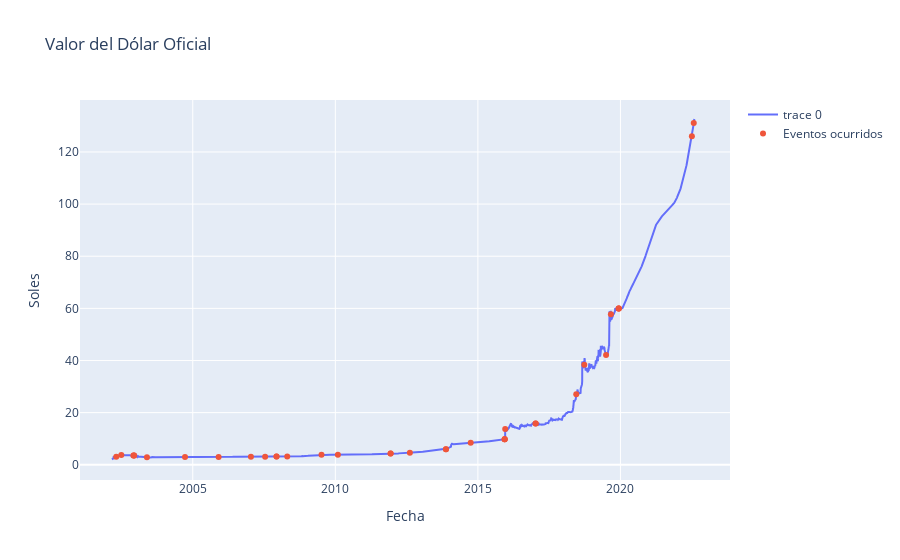

The notebook cell saved with this chart:
### Code cell
fig = go.Figure()
fig.add_trace(go.Scatter(x = table['fecha'], y = table['dolar_o'], mode='lines'))
fig.add_trace(go.Scatter(x = eventos['fecha'], y = eventos['dolar_o'], mode='markers', name='Eventos ocurridos'))
fig.update_layout(
    title='Valor del Dólar Oficial',
    xaxis_title = 'Fecha',
    yaxis_title = 'Soles')

### Figure 1 — Plotly figure (JSON) as saved in the notebook; plotly's stock layout.template omitted (floating-point values rounded to 4 significant figures; data arrays with more than 128 entries replaced by an {"elided": "..."} marker saying what was removed)
{"data": [{"mode": "lines", "type": "scatter", "x": {"elided": "7468 str values"}, "y": {"elided": "7468 float values"}}, {"mode": "markers", "name": "Eventos ocurridos", "type": "scatter", "x": ["2002-04-27T00:00:00", "2002-07-01T00:00:00", "2002-12-02T00:00:00", "2002-12-11T00:00:00", "2002-12-11T00:00:00", "2003-05-25T00:00:00", "2004-09-24T00:00:00", "2005-11-28T00:00:00", "2007-01-16T00:00:00", "2007-07-17T00:00:00", "2007-12-10T00:00:00", "2007-12-10T00:00:00", "2008-04-25T00:00:00", "2009-07-08T00:00:00", "2010-02-03T00:00:00", "2011-12-10T00:00:00", "2011-12-10T00:00:00", "2012-08-13T00:00:00", "2013-11-18T00:00:00", "2013-11-18T00:00:00", "2014-10-01T00:00:00", "2015-12-10T00:00:00", "2015-12-10T00:00:00", "2015-12-10T00:00:00", "2015-12-17T00:00:00", "2017-01-10T00:00:00", "2017-01-10T00:00:00", "2018-06-14T00:00:00", "2018-09-25T00:00:00", "2019-07-01T00:00:00", "2019-09-01T00:00:00", "2019-12-10T00:00:00", "2019-12-10T00:00:00", "2019-12-10T00:00:00", "2022-07-04T00:00:00", "2022-07-28T00:00:00"], "y": [3.04, 3.79, 3.59, 3.51, 3.51, 2.883, 3, 2.99, 3.08, 3.1, 3.14, 3.14, 3.18, 3.81, 3.83, 4.28, 4.28, 4.6, 6, 6, 8.45, 9.75, 9.75, 9.75, 13.76, 15.87, 15.87, 27.06, 38.4, 42.14, 57.75, 59.96, 59.96, 59.96, 126.0, 131.1]}], "layout": {"title": {"text": "Valor del Dólar Oficial"}, "xaxis": {"title": {"text": "Fecha"}}, "yaxis": {"title": {"text": "Soles"}}}}
